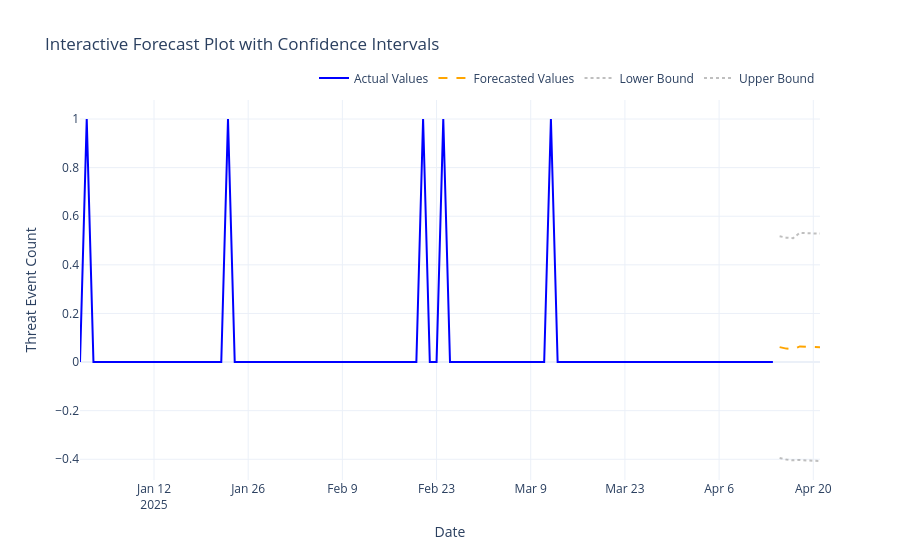

This figure's notebook cell:
### Code cell
# Fit the ARIMA model (p, d, q)
order = (3, 0, 3)
model = ARIMA(train, order=order)
fitted_model = model.fit()

# Forecast future values
forecast_steps = 7  # Number of steps to forecast
forecast = fitted_model.get_forecast(steps=forecast_steps)

# Extract forecasted values and confidence intervals
forecast_values = forecast.predicted_mean
confidence_intervals = forecast.conf_int()

# Align forecast_values index with forecast_dates
forecast_dates = pd.date_range(start=series.index[-1] + pd.Timedelta(days=1), periods=forecast_steps, freq='D')
forecast_values.index = forecast_dates
confidence_intervals.index = forecast_dates

threshold = 0.5
predicted_appearance = forecast_values[forecast_values >= threshold]

# Display the forecasted values
print(forecast_values)

import plotly.graph_objects as go

# Create an interactive plot using Plotly
fig = go.Figure()

# Add historical data trace
fig.add_trace(go.Scatter(x=series.index, y=series, mode='lines', name='Actual Values', line=dict(color='blue')))

# Add forecasted values trace
fig.add_trace(go.Scatter(x=forecast_dates, y=forecast_values, mode='lines', name='Forecasted Values', line=dict(color='orange', dash='dash')))

# Add confidence interval as shaded area
fig.add_trace(go.Scatter(
    x=forecast_dates, 
    y=confidence_intervals.iloc[:, 0],  # Lower bound
    mode='lines', 
    line=dict(color='rgba(128, 128, 128, 0.5)', dash='dot'), 
    name='Lower Bound'
))
fig.add_trace(go.Scatter(
    x=forecast_dates, 
    y=confidence_intervals.iloc[:, 1],  # Upper bound
    mode='lines', 
    line=dict(color='rgba(128, 128, 128, 0.5)', dash='dot'), 
    name='Upper Bound'
))

# Update layout for better visualization
fig.update_layout(
    title='Interactive Forecast Plot with Confidence Intervals',
    xaxis_title='Date',
    yaxis_title='Threat Event Count',
    legend=dict(orientation="h", yanchor="bottom", y=1.02, xanchor="right", x=1),
    template='plotly_white'
)

# Show the interactive plot
fig.show()
